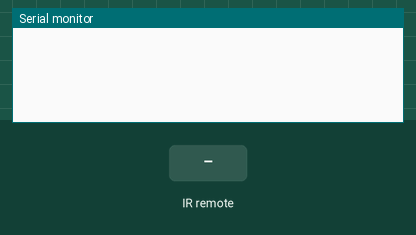
Recording of a sketch running on a simulated Arduino Uno, built with avr-gcc and run on an emulated ATmega328P. Shown: the last lines printed to the serial monitor. Inputs (shaded band) come from the test bench.

Above: at 1.2 s.
1.3 s: infrared code 0x7F30BF54 received
At 2.5 s:
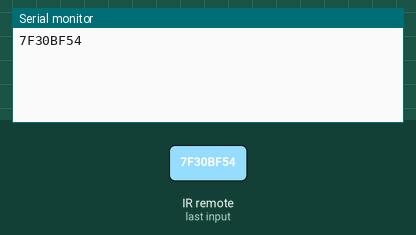
2.8 s: infrared code 0xCD519016 received
At 3.7 s:
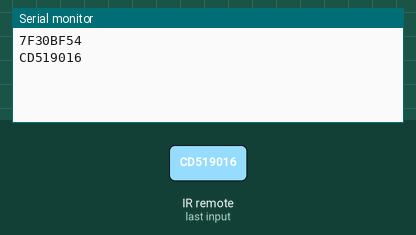

The sketch:

IR_Remote.ino
```cpp
//https://www.tinkercad.com/things/jifiCImBU2C

#include <IRremote.h>
int RECV_PIN = 11;

IRrecv irrecv(RECV_PIN);
decode_results results;

void setup()
{
  Serial.begin(9600);
  digitalWrite(13,LOW);
  irrecv.enableIRIn(); // Start the receiver
}

void loop() {
  if (irrecv.decode(&results)) {
    Serial.println(results.value, HEX);
    irrecv.resume(); // Receive the next value

    if(results.value==0x7F30BF54){ // 1
      digitalWrite(13,HIGH);
    }
    if(results.value==0xCD519016){ // 2
      digitalWrite(13,LOW);
    }
  }
  delay(100);
}
```

Measured:
- after the input at 1.3 s, the serial monitor: prints a new line at once (image 1)
- after the input at 2.8 s, the serial monitor: prints a new line at once (image 2)
